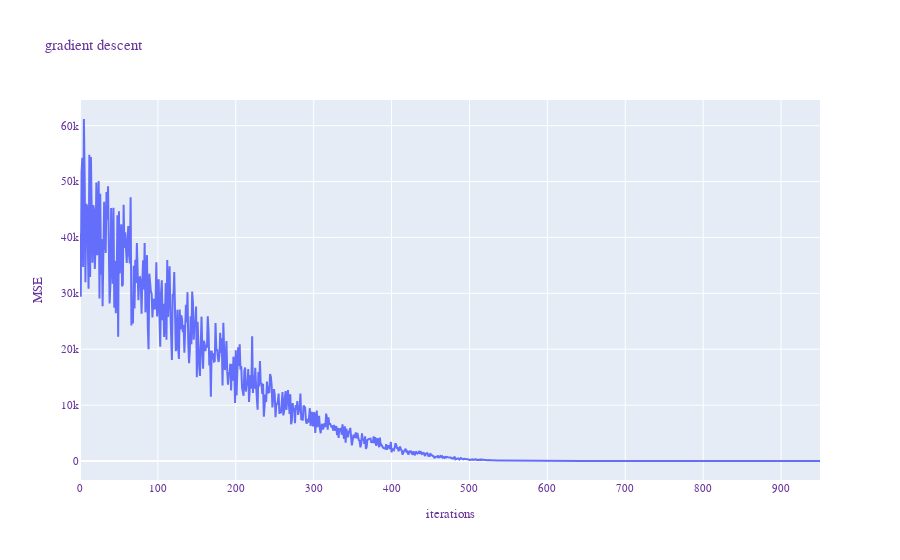

Here is the notebook cell this chart was saved with:
### Markdown cell above
### 1.1 Проверим, что градиентный спуск работает

### Code cell
optimizer = optimizers.Standard(lr=0.01)
loss_history = algorithms.run_gradient_descent(
    x, 
    y, 
    batch_size=50, 
    optimizer=optimizer,
    num_iters=1_000, 
    eps=1e-3,
)

fig = go.Figure()
fig.add_trace(go.Scatter(y=loss_history))
utils.update_layout(fig, 'gradient descent', "iterations", "MSE")
fig.show()

### Figure 1 — Plotly figure (JSON) as saved in the notebook; plotly's stock layout.template omitted (floating-point values rounded to 4 significant figures; data arrays with more than 128 entries replaced by an {"elided": "..."} marker saying what was removed)
{"data": [{"type": "scatter", "y": {"elided": "951 float values"}}], "layout": {"autosize": true, "font": {"color": "RebeccaPurple", "family": "Courier New, monospace", "size": 11}, "title": {"text": "gradient descent"}, "xaxis": {"autorange": true, "range": [0, 950], "title": {"text": "iterations"}}, "yaxis": {"autorange": true, "range": [-3400.0, 64600.0], "title": {"text": "MSE"}, "type": "linear"}}}
